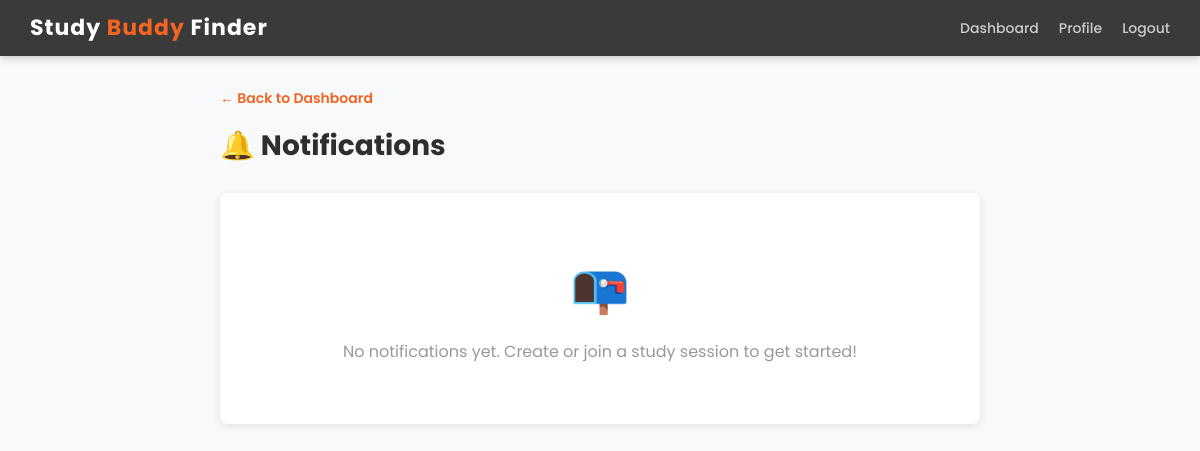
Before: /notifications/ (signed in) with the older database file.
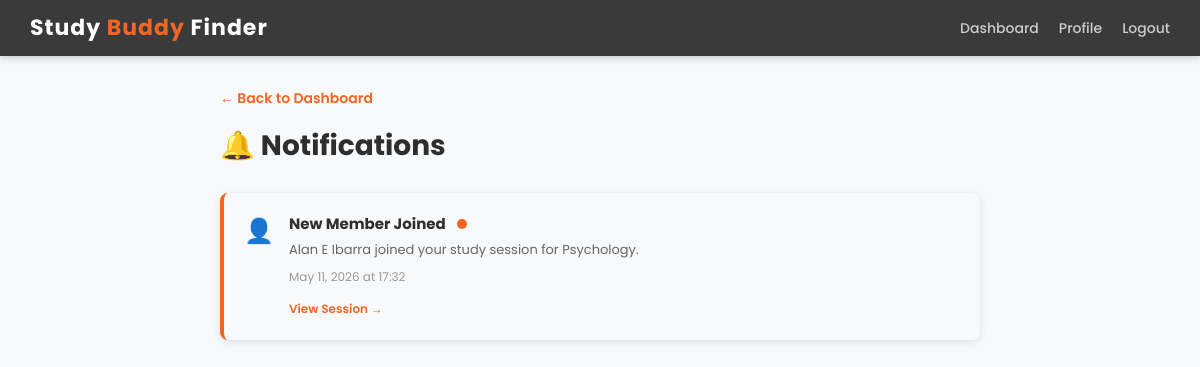
After: the same page with the newer database file.
### testApp/models.py (models this page shows, shortened)
class Notification(models.Model):
    NOTIFICATION_TYPES = [
        ('session_join', 'Someone Joined Your Session'),
        ('session_created', 'New Study Session'),
        ('session_canceled', 'Session Canceled'),
        ('session_starting', 'Session Starting Soon'),
        ('session_reminder', 'Study Session Reminder'),
    ]
    user = models.ForeignKey(User, on_delete=models.CASCADE, related_name='notifications')
    notification_type = models.CharField(max_length=50, choices=NOTIFICATION_TYPES)
    session = models.ForeignKey(StudySession, on_delete=models.CASCADE, blank=True, null=True)
    title = models.CharField(max_length=200)
    message = models.TextField()
    related_user = models.ForeignKey(User, on_delete=models.SET_NULL, null=True, blank=True, related_name='user_notifications')
    is_read = models.BooleanField(default=False)
    created_at = models.DateTimeField(auto_now_add=True)
    class Meta:
        ordering = ['-created_at']

### testApp/views.py (the view)
# urls.py: path('notifications/', views.notifications, name='notifications'),
@login_required(login_url='login')
def notifications(request):
    user_notifications = request.user.notifications.all().order_by('-created_at')
    if request.method == 'POST':
        user_notifications.filter(is_read=False).update(is_read=True)
    context = {
        'notifications': user_notifications,
    }
    return render(request, 'notifications.html', context)

### testApp/templates/notifications.html (shortened to what this page needs)
<!DOCTYPE html>
<html>
<head>
    <link href="https://cdn.jsdelivr.net/npm/bootstrap@5.1.3/dist/css/bootstrap.min.css" rel="stylesheet">
</head>
<body>
    <div class="navbar">
        <h1>Study <span>Buddy</span> Finder</h1>
        <div class="navbar-links">
            <a href="{% url 'dashboard' %}">Dashboard</a>
            <a href="{% url 'user_profile' %}">Profile</a>
            <a href="{% url 'logout' %}">Logout</a>
        </div>
    </div>
    <div class="container-main">
        <a href="{% url 'dashboard' %}" class="back-link">← Back to Dashboard</a>
        <div class="header-section">
            <h2>🔔 Notifications</h2>
        </div>
        {% if notifications %}
            {% for notification in notifications %}
                <div class="notification-item {% if not notification.is_read %}unread{% endif %}">
                    <div class="notification-icon">
                        {% if notification.notification_type == 'session_join' %}
                            👤
                        {% elif notification.notification_type == 'session_created' %}
                            ✨
                        {% elif notification.notification_type == 'session_canceled' %}
                            ❌
                        {% elif notification.notification_type == 'session_starting' %}
                            ⏰
                        {% elif notification.notification_type == 'session_reminder' %}
                            ⏱️
                        {% else %}
                            🔔
                        {% endif %}
                    </div>
                    <div class="notification-content">
                        <div class="notification-title">
                            {{ notification.title }}
                            {% if not notification.is_read %}
                                <span class="notification-unread-badge"></span>
                            {% endif %}
                        </div>
                        <div class="notification-message">{{ notification.message }}</div>
                        <div class="notification-time">
                            {{ notification.created_at|date:"M d, Y \a\t H:i" }}
                        </div>
                        {% if notification.session %}
                            <div class="notification-action">
                                <a href="{% url 'session_detail' notification.session.pk %}">View Session →</a>
                            </div>
                        {% endif %}
                    </div>
                </div>
            {% endfor %}
        {% else %}
            <div class="empty-message">
                <div class="empty-message-icon">📭</div>
                <p>No notifications yet. Create or join a study session to get started!</p>
            </div>
        {% endif %}
    </div>
</body>
</html>

Changed rows visible on the page:
added Notification: title "New Member Joined", is_read False (drawn), message "Alan E Ibarra joined your study session for Psychology.", created_at "May 11, 2026 at 17:32", shows "View Session →"
Other visible differences:
text no longer shown: "📭 No notifications yet. Create or join a study session to get started!"
